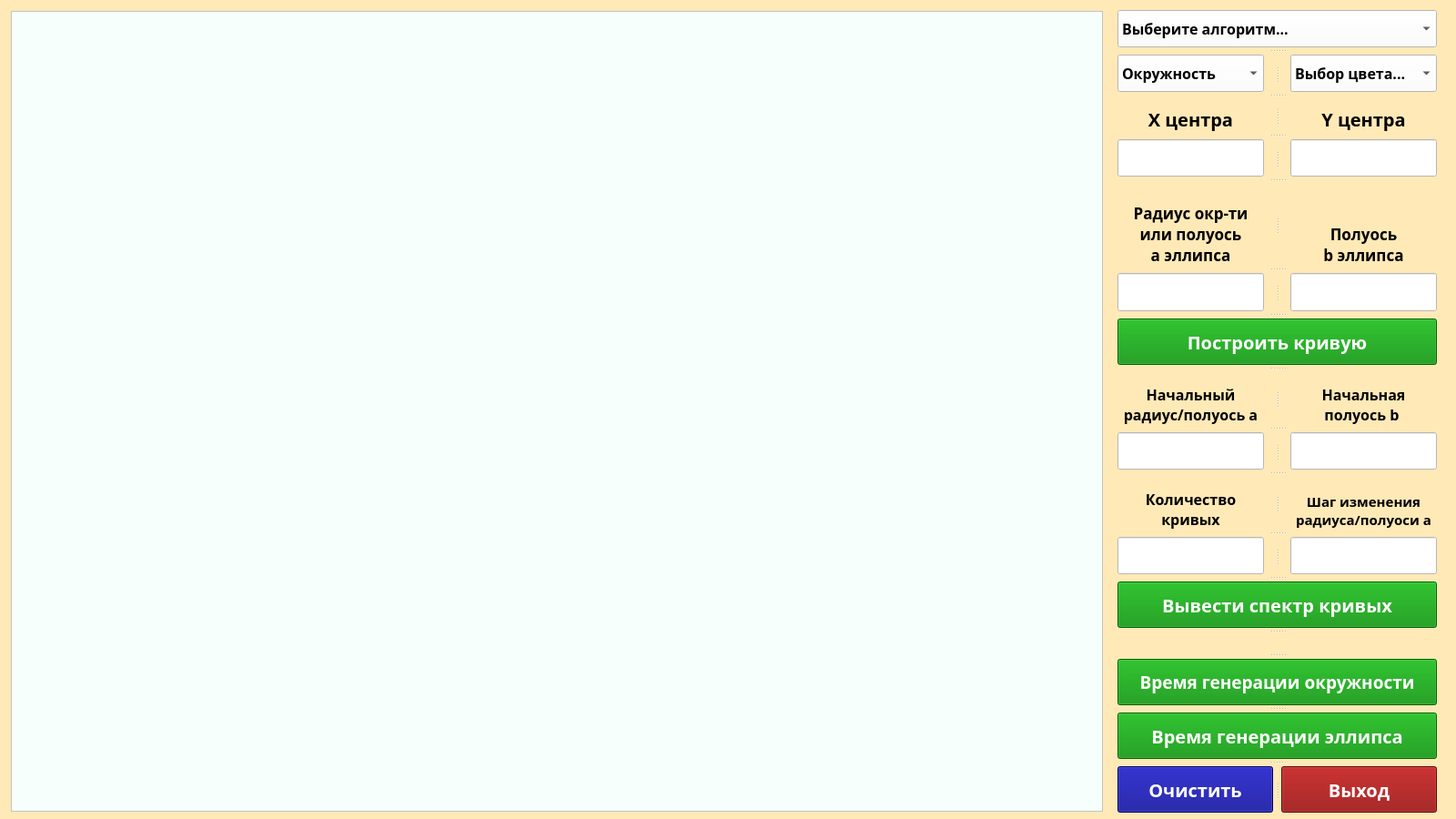
<?xml version="1.0" encoding="UTF-8"?>
<ui version="4.0">
 <class>MainWindow</class>
 <widget class="QMainWindow" name="MainWindow">
  <property name="geometry">
   <rect>
    <x>0</x>
    <y>0</y>
    <width>1600</width>
    <height>900</height>
   </rect>
  </property>
  <property name="windowTitle">
   <string>Построение эллипсов</string>
  </property>
  <property name="styleSheet">
   <string notr="true">background-color: rgb(255, 233, 183);
</string>
  </property>
  <widget class="QWidget" name="centralwidget">
   <property name="minimumSize">
    <size>
     <width>1600</width>
     <height>900</height>
    </size>
   </property>
   <widget class="QWidget" name="">
    <property name="geometry">
     <rect>
      <x>12</x>
      <y>11</y>
      <width>1569</width>
      <height>882</height>
     </rect>
    </property>
    <layout class="QGridLayout" name="gridLayout">
     <property name="horizontalSpacing">
      <number>16</number>
     </property>
     <property name="verticalSpacing">
      <number>9</number>
     </property>
     <item row="0" column="0">
      <widget class="QGraphicsView" name="canvas">
       <property name="minimumSize">
        <size>
         <width>1200</width>
         <height>880</height>
        </size>
       </property>
       <property name="maximumSize">
        <size>
         <width>1200</width>
         <height>880</height>
        </size>
       </property>
       <property name="styleSheet">
        <string notr="true">background-color: rgb(246, 255, 252);</string>
       </property>
      </widget>
     </item>
     <item row="0" column="1">
      <widget class="QSplitter" name="splitter_10">
       <property name="orientation">
        <enum>Qt::Vertical</enum>
       </property>
       <property name="handleWidth">
        <number>8</number>
       </property>
       <widget class="QComboBox" name="alg_box">
        <property name="minimumSize">
         <size>
          <width>351</width>
          <height>41</height>
         </size>
        </property>
        <property name="maximumSize">
         <size>
          <width>351</width>
          <height>16777215</height>
         </size>
        </property>
        <property name="font">
         <font>
          <family>KacstTitle</family>
          <pointsize>12</pointsize>
          <weight>75</weight>
          <bold>true</bold>
         </font>
        </property>
        <property name="styleSheet">
         <string notr="true">background-color: rgb(255, 255, 255);
selection-color: rgb(0, 0, 0);</string>
        </property>
        <property name="currentText">
         <string>Выберите алгоритм...</string>
        </property>
        <item>
         <property name="text">
          <string>Выберите алгоритм...</string>
         </property>
        </item>
        <item>
         <property name="text">
          <string>Библиотечная функция</string>
         </property>
        </item>
        <item>
         <property name="text">
          <string>По каноническому ур-ю</string>
         </property>
        </item>
        <item>
         <property name="text">
          <string>По параметрическому ур-ю</string>
         </property>
        </item>
        <item>
         <property name="text">
          <string>Алгоритм Брезенхема</string>
         </property>
        </item>
        <item>
         <property name="text">
          <string>Алгоритм средней точки</string>
         </property>
        </item>
       </widget>
       <widget class="QSplitter" name="splitter_11">
        <property name="minimumSize">
         <size>
          <width>351</width>
          <height>41</height>
         </size>
        </property>
        <property name="maximumSize">
         <size>
          <width>16777215</width>
          <height>16777215</height>
         </size>
        </property>
        <property name="orientation">
         <enum>Qt::Horizontal</enum>
        </property>
        <property name="handleWidth">
         <number>29</number>
        </property>
        <widget class="QComboBox" name="figure_box">
         <property name="minimumSize">
          <size>
           <width>161</width>
           <height>0</height>
          </size>
         </property>
         <property name="font">
          <font>
           <family>KacstTitle</family>
           <pointsize>12</pointsize>
           <weight>75</weight>
           <bold>true</bold>
          </font>
         </property>
         <property name="styleSheet">
          <string notr="true">background-color: rgb(255, 255, 255);
selection-color: rgb(0, 0, 0);</string>
         </property>
         <property name="currentText">
          <string>Окружность</string>
         </property>
         <item>
          <property name="text">
           <string>Окружность</string>
          </property>
         </item>
         <item>
          <property name="text">
           <string>Эллипс</string>
          </property>
         </item>
        </widget>
        <widget class="QComboBox" name="color_box">
         <property name="minimumSize">
          <size>
           <width>161</width>
           <height>0</height>
          </size>
         </property>
         <property name="font">
          <font>
           <family>KacstTitle</family>
           <pointsize>12</pointsize>
           <weight>75</weight>
           <bold>true</bold>
          </font>
         </property>
         <property name="styleSheet">
          <string notr="true">background-color: rgb(255, 255, 255);
selection-color: rgb(0, 0, 0);</string>
         </property>
         <property name="currentText">
          <string>Выбор цвета...</string>
         </property>
         <item>
          <property name="text">
           <string>Выбор цвета...</string>
          </property>
         </item>
         <item>
          <property name="text">
           <string>Красный</string>
          </property>
         </item>
         <item>
          <property name="text">
           <string>Синий</string>
          </property>
         </item>
         <item>
          <property name="text">
           <string>Черный</string>
          </property>
         </item>
         <item>
          <property name="text">
           <string>Розовый</string>
          </property>
         </item>
         <item>
          <property name="text">
           <string>Оранжевый</string>
          </property>
         </item>
         <item>
          <property name="text">
           <string>Цвет фона</string>
          </property>
         </item>
        </widget>
       </widget>
       <widget class="QSplitter" name="splitter_6">
        <property name="minimumSize">
         <size>
          <width>351</width>
          <height>0</height>
         </size>
        </property>
        <property name="maximumSize">
         <size>
          <width>16777215</width>
          <height>16777215</height>
         </size>
        </property>
        <property name="orientation">
         <enum>Qt::Horizontal</enum>
        </property>
        <property name="handleWidth">
         <number>29</number>
        </property>
        <widget class="QLabel" name="label_cx">
         <property name="minimumSize">
          <size>
           <width>161</width>
           <height>0</height>
          </size>
         </property>
         <property name="font">
          <font>
           <family>KacstTitle</family>
           <pointsize>15</pointsize>
           <weight>75</weight>
           <bold>true</bold>
          </font>
         </property>
         <property name="text">
          <string>Х центра</string>
         </property>
         <property name="alignment">
          <set>Qt::AlignBottom|Qt::AlignHCenter</set>
         </property>
        </widget>
        <widget class="QLabel" name="label_cy">
         <property name="minimumSize">
          <size>
           <width>161</width>
           <height>0</height>
          </size>
         </property>
         <property name="font">
          <font>
           <family>KacstTitle</family>
           <pointsize>15</pointsize>
           <weight>75</weight>
           <bold>true</bold>
          </font>
         </property>
         <property name="text">
          <string>Y центра</string>
         </property>
         <property name="alignment">
          <set>Qt::AlignBottom|Qt::AlignHCenter</set>
         </property>
        </widget>
       </widget>
       <widget class="QSplitter" name="splitter">
        <property name="minimumSize">
         <size>
          <width>351</width>
          <height>41</height>
         </size>
        </property>
        <property name="maximumSize">
         <size>
          <width>16777215</width>
          <height>16777215</height>
         </size>
        </property>
        <property name="orientation">
         <enum>Qt::Horizontal</enum>
        </property>
        <property name="handleWidth">
         <number>29</number>
        </property>
        <widget class="QLineEdit" name="entry_cx">
         <property name="font">
          <font>
           <pointsize>15</pointsize>
          </font>
         </property>
         <property name="styleSheet">
          <string notr="true">background-color: rgb(255, 255, 255);</string>
         </property>
        </widget>
        <widget class="QLineEdit" name="entry_cy">
         <property name="font">
          <font>
           <pointsize>15</pointsize>
          </font>
         </property>
         <property name="styleSheet">
          <string notr="true">background-color: rgb(255, 255, 255);</string>
         </property>
        </widget>
       </widget>
       <widget class="QSplitter" name="splitter_7">
        <property name="minimumSize">
         <size>
          <width>351</width>
          <height>0</height>
         </size>
        </property>
        <property name="maximumSize">
         <size>
          <width>16777215</width>
          <height>16777215</height>
         </size>
        </property>
        <property name="orientation">
         <enum>Qt::Horizontal</enum>
        </property>
        <property name="handleWidth">
         <number>29</number>
        </property>
        <widget class="QLabel" name="label_a">
         <property name="minimumSize">
          <size>
           <width>161</width>
           <height>0</height>
          </size>
         </property>
         <property name="font">
          <font>
           <family>KacstTitle</family>
           <pointsize>13</pointsize>
           <weight>75</weight>
           <bold>true</bold>
          </font>
         </property>
         <property name="text">
          <string>Радиус окр-ти
или полуось
а эллипса</string>
         </property>
         <property name="alignment">
          <set>Qt::AlignBottom|Qt::AlignHCenter</set>
         </property>
        </widget>
        <widget class="QLabel" name="label_b">
         <property name="minimumSize">
          <size>
           <width>161</width>
           <height>0</height>
          </size>
         </property>
         <property name="font">
          <font>
           <family>KacstTitle</family>
           <pointsize>13</pointsize>
           <weight>75</weight>
           <bold>true</bold>
          </font>
         </property>
         <property name="text">
          <string>Полуось
b эллипса</string>
         </property>
         <property name="alignment">
          <set>Qt::AlignBottom|Qt::AlignHCenter</set>
         </property>
        </widget>
       </widget>
       <widget class="QSplitter" name="splitter_2">
        <property name="minimumSize">
         <size>
          <width>351</width>
          <height>41</height>
         </size>
        </property>
        <property name="maximumSize">
         <size>
          <width>16777215</width>
          <height>16777215</height>
         </size>
        </property>
        <property name="orientation">
         <enum>Qt::Horizontal</enum>
        </property>
        <property name="handleWidth">
         <number>29</number>
        </property>
        <widget class="QLineEdit" name="entry_a">
         <property name="font">
          <font>
           <pointsize>15</pointsize>
          </font>
         </property>
         <property name="styleSheet">
          <string notr="true">background-color: rgb(255, 255, 255);</string>
         </property>
        </widget>
        <widget class="QLineEdit" name="entry_b">
         <property name="enabled">
          <bool>false</bool>
         </property>
         <property name="font">
          <font>
           <pointsize>15</pointsize>
          </font>
         </property>
         <property name="styleSheet">
          <string notr="true">background-color: rgb(255, 255, 255);
alternate-background-color: rgb(211, 215, 207);</string>
         </property>
        </widget>
       </widget>
       <widget class="QPushButton" name="curve_btn">
        <property name="minimumSize">
         <size>
          <width>351</width>
          <height>51</height>
         </size>
        </property>
        <property name="maximumSize">
         <size>
          <width>351</width>
          <height>16777215</height>
         </size>
        </property>
        <property name="font">
         <font>
          <family>KacstTitle</family>
          <pointsize>15</pointsize>
          <weight>75</weight>
          <bold>true</bold>
         </font>
        </property>
        <property name="styleSheet">
         <string notr="true">background-color: rgb(0, 140, 0);
color: rgb(255, 255, 255)</string>
        </property>
        <property name="text">
         <string>Построить кривую</string>
        </property>
       </widget>
       <widget class="QSplitter" name="splitter_8">
        <property name="minimumSize">
         <size>
          <width>351</width>
          <height>0</height>
         </size>
        </property>
        <property name="maximumSize">
         <size>
          <width>16777215</width>
          <height>16777215</height>
         </size>
        </property>
        <property name="orientation">
         <enum>Qt::Horizontal</enum>
        </property>
        <property name="handleWidth">
         <number>29</number>
        </property>
        <widget class="QLabel" name="label_starta">
         <property name="minimumSize">
          <size>
           <width>161</width>
           <height>0</height>
          </size>
         </property>
         <property name="font">
          <font>
           <family>KacstTitle</family>
           <pointsize>12</pointsize>
           <weight>75</weight>
           <bold>true</bold>
          </font>
         </property>
         <property name="text">
          <string>Начальный
радиус/полуось а</string>
         </property>
         <property name="alignment">
          <set>Qt::AlignBottom|Qt::AlignHCenter</set>
         </property>
        </widget>
        <widget class="QLabel" name="label_startb">
         <property name="minimumSize">
          <size>
           <width>161</width>
           <height>0</height>
          </size>
         </property>
         <property name="font">
          <font>
           <family>KacstTitle</family>
           <pointsize>12</pointsize>
           <weight>75</weight>
           <bold>true</bold>
          </font>
         </property>
         <property name="text">
          <string>Начальная
полуось b </string>
         </property>
         <property name="alignment">
          <set>Qt::AlignBottom|Qt::AlignHCenter</set>
         </property>
        </widget>
       </widget>
       <widget class="QSplitter" name="splitter_3">
        <property name="minimumSize">
         <size>
          <width>351</width>
          <height>41</height>
         </size>
        </property>
        <property name="maximumSize">
         <size>
          <width>16777215</width>
          <height>16777215</height>
         </size>
        </property>
        <property name="orientation">
         <enum>Qt::Horizontal</enum>
        </property>
        <property name="handleWidth">
         <number>29</number>
        </property>
        <widget class="QLineEdit" name="entry_starta">
         <property name="font">
          <font>
           <pointsize>15</pointsize>
          </font>
         </property>
         <property name="styleSheet">
          <string notr="true">background-color: rgb(255, 255, 255);</string>
         </property>
        </widget>
        <widget class="QLineEdit" name="entry_startb">
         <property name="enabled">
          <bool>false</bool>
         </property>
         <property name="font">
          <font>
           <pointsize>15</pointsize>
          </font>
         </property>
         <property name="styleSheet">
          <string notr="true">background-color: rgb(255, 255, 255);</string>
         </property>
        </widget>
       </widget>
       <widget class="QSplitter" name="splitter_9">
        <property name="minimumSize">
         <size>
          <width>351</width>
          <height>0</height>
         </size>
        </property>
        <property name="maximumSize">
         <size>
          <width>16777215</width>
          <height>16777215</height>
         </size>
        </property>
        <property name="orientation">
         <enum>Qt::Horizontal</enum>
        </property>
        <property name="handleWidth">
         <number>29</number>
        </property>
        <widget class="QLabel" name="label_num">
         <property name="minimumSize">
          <size>
           <width>161</width>
           <height>0</height>
          </size>
         </property>
         <property name="font">
          <font>
           <family>KacstTitle</family>
           <pointsize>12</pointsize>
           <weight>75</weight>
           <bold>true</bold>
          </font>
         </property>
         <property name="text">
          <string>Количество
кривых</string>
         </property>
         <property name="alignment">
          <set>Qt::AlignBottom|Qt::AlignHCenter</set>
         </property>
        </widget>
        <widget class="QLabel" name="label_step">
         <property name="minimumSize">
          <size>
           <width>161</width>
           <height>0</height>
          </size>
         </property>
         <property name="font">
          <font>
           <family>KacstTitle</family>
           <pointsize>11</pointsize>
           <weight>75</weight>
           <bold>true</bold>
          </font>
         </property>
         <property name="text">
          <string>Шаг изменения
радиуса/полуоси а</string>
         </property>
         <property name="alignment">
          <set>Qt::AlignBottom|Qt::AlignHCenter</set>
         </property>
        </widget>
       </widget>
       <widget class="QSplitter" name="splitter_4">
        <property name="minimumSize">
         <size>
          <width>351</width>
          <height>41</height>
         </size>
        </property>
        <property name="maximumSize">
         <size>
          <width>16777215</width>
          <height>16777215</height>
         </size>
        </property>
        <property name="orientation">
         <enum>Qt::Horizontal</enum>
        </property>
        <property name="handleWidth">
         <number>29</number>
        </property>
        <widget class="QLineEdit" name="entry_num">
         <property name="font">
          <font>
           <pointsize>15</pointsize>
          </font>
         </property>
         <property name="styleSheet">
          <string notr="true">background-color: rgb(255, 255, 255);</string>
         </property>
        </widget>
        <widget class="QLineEdit" name="entry_step">
         <property name="font">
          <font>
           <pointsize>15</pointsize>
          </font>
         </property>
         <property name="styleSheet">
          <string notr="true">background-color: rgb(255, 255, 255);</string>
         </property>
        </widget>
       </widget>
       <widget class="QPushButton" name="spectre_btn">
        <property name="minimumSize">
         <size>
          <width>351</width>
          <height>51</height>
         </size>
        </property>
        <property name="maximumSize">
         <size>
          <width>351</width>
          <height>16777215</height>
         </size>
        </property>
        <property name="font">
         <font>
          <family>KacstTitle</family>
          <pointsize>15</pointsize>
          <weight>75</weight>
          <bold>true</bold>
         </font>
        </property>
        <property name="styleSheet">
         <string notr="true">background-color: rgb(0, 140, 0);
color: rgb(255, 255, 255)</string>
        </property>
        <property name="text">
         <string>Вывести спектр кривых</string>
        </property>
       </widget>
       <widget class="QLabel" name="label">
        <property name="text">
         <string/>
        </property>
       </widget>
       <widget class="QPushButton" name="ctime_btn">
        <property name="minimumSize">
         <size>
          <width>351</width>
          <height>51</height>
         </size>
        </property>
        <property name="maximumSize">
         <size>
          <width>351</width>
          <height>16777215</height>
         </size>
        </property>
        <property name="font">
         <font>
          <family>KacstTitle</family>
          <pointsize>14</pointsize>
          <weight>75</weight>
          <bold>true</bold>
         </font>
        </property>
        <property name="styleSheet">
         <string notr="true">background-color: rgb(0, 140, 0);
color: rgb(255, 255, 255)</string>
        </property>
        <property name="text">
         <string>Время генерации окружности</string>
        </property>
       </widget>
       <widget class="QPushButton" name="etime_btn">
        <property name="minimumSize">
         <size>
          <width>351</width>
          <height>51</height>
         </size>
        </property>
        <property name="maximumSize">
         <size>
          <width>351</width>
          <height>16777215</height>
         </size>
        </property>
        <property name="font">
         <font>
          <family>KacstTitle</family>
          <pointsize>15</pointsize>
          <weight>75</weight>
          <bold>true</bold>
         </font>
        </property>
        <property name="styleSheet">
         <string notr="true">background-color: rgb(0, 140, 0);
color: rgb(255, 255, 255)</string>
        </property>
        <property name="text">
         <string>Время генерации эллипса</string>
        </property>
       </widget>
       <widget class="QSplitter" name="splitter_5">
        <property name="minimumSize">
         <size>
          <width>351</width>
          <height>0</height>
         </size>
        </property>
        <property name="maximumSize">
         <size>
          <width>16777215</width>
          <height>16777215</height>
         </size>
        </property>
        <property name="orientation">
         <enum>Qt::Horizontal</enum>
        </property>
        <property name="handleWidth">
         <number>9</number>
        </property>
        <widget class="QPushButton" name="clear_btn">
         <property name="minimumSize">
          <size>
           <width>0</width>
           <height>51</height>
          </size>
         </property>
         <property name="maximumSize">
          <size>
           <width>171</width>
           <height>16777215</height>
          </size>
         </property>
         <property name="font">
          <font>
           <family>KacstTitle</family>
           <pointsize>15</pointsize>
           <weight>75</weight>
           <bold>true</bold>
          </font>
         </property>
         <property name="styleSheet">
          <string notr="true">background-color: rgb(0, 0, 140);
color: rgb(255, 255, 255)</string>
         </property>
         <property name="text">
          <string>Очистить</string>
         </property>
        </widget>
        <widget class="QPushButton" name="exit_btn">
         <property name="minimumSize">
          <size>
           <width>0</width>
           <height>51</height>
          </size>
         </property>
         <property name="font">
          <font>
           <family>KacstTitle</family>
           <pointsize>15</pointsize>
           <weight>75</weight>
           <italic>false</italic>
           <bold>true</bold>
          </font>
         </property>
         <property name="styleSheet">
          <string notr="true">background-color: rgb(140, 0, 0);
color: rgb(255, 255, 255);</string>
         </property>
         <property name="text">
          <string>Выход</string>
         </property>
        </widget>
       </widget>
      </widget>
     </item>
    </layout>
   </widget>
  </widget>
 </widget>
 <resources/>
 <connections/>
</ui>
